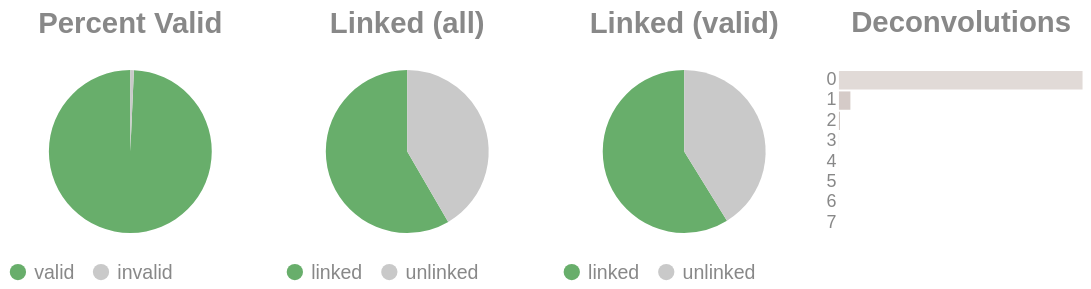

Here is the notebook cell this chart was saved with:
### Code cell
if SKIPLR:
    pass
else:
    clash = Counter()
    for i in valids['molecule'].to_list():
        _mol = i.split("-")
        if len(_mol) == 1:
            clash.update('0')
        else:
            clash.update(_mol[-1])

    _d = {"deconvolutions": [], 'count': []}
    for k,v in clash.items():
        _d['deconvolutions'].append(k)
        _d['count'].append(v)

    tot_valid = valids['reads'].sum()
    mask = valids['reads'] >= 2
    n_linked_reads = valids.filter(mask)['reads'].sum()
    if n_linked_reads == 0:
        print_html("No linked molecules (>=2 reads) were detected; skipping linked-only distributions.")
        SKIPLR = True
    else:
        perc_valid = round(tot_valid / n_reads, 4)
        linked_perc_abs = round(n_linked_reads / n_reads, 4)
        linked_perc = round(n_linked_reads / tot_valid, 4)

    _valid = pl.DataFrame({"valids": ['valid', 'invalid'], "count": [tot_valid, n_reads - tot_valid]})
    _linked_abs = pl.DataFrame({"linked (absolute)": ['linked', 'unlinked'], "count": [n_linked_reads, n_reads - n_linked_reads]})
    _linked_rel = pl.DataFrame({"linked (valids)": ['linked', 'unlinked'], "count": [n_linked_reads, tot_valid - n_linked_reads]})

    (
        alt.hconcat(
            piechart(_valid, goodval = 'valid', title = "Percent Valid"),
            piechart(_linked_abs, goodval = "linked", title =  "Linked (all)"),
            piechart(_linked_rel, goodval = "linked", title =  "Linked (valid)"),
            convolutionbar(pl.DataFrame(_d), title = "Deconvolutions"),
            center = True,
            bounds = 'flush'
        )
        .resolve_scale(color='independent')
        .resolve_legend('independent')
        .properties(usermeta={'embedOptions': {"actions": False}})
    ).display()

### Figure 1 — Vega-Lite specification as saved in the notebook (floating-point values rounded to 4 significant figures)
{"width": "container", "height": 400, "config": {"title": {"anchor": "start", "dy": -15, "fontSize": 18, "color": "#888888", "subtitleColor": "#888888", "subtitleFontSize": 14}, "arc": {"fill": "#0072B2"}, "axis": {"domainColor": "#888888", "domainWidth": 0.5, "gridWidth": 0.2, "grid": false, "titleFontWeight": 400, "titleFontSize": 15, "labelFontSize": 11, "labelColor": "#888888", "tickColor": "#888888", "tickWidth": 0.2, "titleColor": "#888888"}, "axisBand": {"grid": false}, "axisX": {"grid": true, "tickSize": 10, "domainCap": "round"}, "axisY": {"domain": false, "grid": true, "tickSize": 0, "domainCap": "round"}, "background": "transparent", "header": {"labelFontSize": 15, "labelColor": "#888888", "titleFontSize": 15, "titleFontWeight": 600, "titleColor": "#888888"}, "legend": {"labelFont": "sans-serif", "labelFontSize": 12, "labelColor": "#888888", "symbolSize": 100, "symbolType": "circle", "titleFontSize": 12, "titlePadding": 10, "titleColor": "#888888", "title": null}, "range": {"category": ["#E69F00", "#56B4E9", "#009E73", "#F0E442", "#0072B2", "#D55E00", "#CC79A7", "#000000"], "diverging": ["#cfe8f3", "#a2d4ec", "#73bfe2", "#46abdb", "#1696d2", "#12719e"]}, "area": {"fill": "#0072B2", "fillOpacity": 0.7, "line": true, "strokeOpacity": 0.7}, "line": {"color": "#0072B2", "stroke": "#0072B2", "strokeWidth": 2}, "trail": {"color": "#0072B2", "stroke": "#0072B2", "strokeWidth": 0, "size": 1}, "point": {"filled": true, "fillOpacity": 1.0, "size": 95}, "text": {"color": "#888888", "fontSize": 11, "align": "right", "fontWeight": 400, "size": 11}, "bar": {"fill": "#0072B2", "stroke": null}, "view": {"stroke": null, "continuousWidth": 660, "continuousHeight": 400}}, "hconcat": [{"data": {"name": "data-406c64584158fcc87930f2c8fa99fb79"}, "mark": {"type": "arc"}, "encoding": {"color": {"field": "valids", "legend": {"orient": "bottom", "title": null}, "scale": {"domain": ["valid", "invalid"], "range": ["#68ae6b", "#C9C9C9"]}, "title": "Valids", "type": "nominal"}, "theta": {"field": "count", "type": "quantitative"}, "tooltip": [{"field": "valids", "title": "Valids", "type": "ordinal"}, {"field": "percent", "format": ".2%", "title": "Percent", "type": "quantitative"}, {"field": "count", "title": "Count", "type": "quantitative"}]}, "height": 100, "title": {"text": "Percent Valid", "align": "center", "anchor": "middle"}, "transform": [{"calculate": "datum.count / 14247915", "as": "percent"}], "width": 150}, {"data": {"name": "data-a855a863972c84ece3c0a07b0b58ff59"}, "mark": {"type": "arc"}, "encoding": {"color": {"field": "linked (absolute)", "legend": {"orient": "bottom", "title": null}, "scale": {"domain": ["linked", "unlinked"], "range": ["#68ae6b", "#C9C9C9"]}, "title": "Linked (Absolute)", "type": "nominal"}, "theta": {"field": "count", "type": "quantitative"}, "tooltip": [{"field": "linked (absolute)", "title": "Linked (Absolute)", "type": "ordinal"}, {"field": "percent", "format": ".2%", "title": "Percent", "type": "quantitative"}, {"field": "count", "title": "Count", "type": "quantitative"}]}, "height": 100, "title": {"text": "Linked (all)", "align": "center", "anchor": "middle"}, "transform": [{"calculate": "datum.count / 14247915", "as": "percent"}], "width": 150}, {"data": {"name": "data-8658d48beb7104fc1218b876dc9c7da0"}, "mark": {"type": "arc"}, "encoding": {"color": {"field": "linked (valids)", "legend": {"orient": "bottom", "title": null}, "scale": {"domain": ["linked", "unlinked"], "range": ["#68ae6b", "#C9C9C9"]}, "title": "Linked (Valids)", "type": "nominal"}, "theta": {"field": "count", "type": "quantitative"}, "tooltip": [{"field": "linked (valids)", "title": "Linked (Valids)", "type": "ordinal"}, {"field": "percent", "format": ".2%", "title": "Percent", "type": "quantitative"}, {"field": "count", "title": "Count", "type": "quantitative"}]}, "height": 100, "title": {"text": "Linked (valid)", "align": "center", "anchor": "middle"}, "transform": [{"calculate": "datum.count / 14147678", "as": "percent"}], "width": 150}, {"data": {"name": "data-5728d9f117c31eb51a2732c86682a4c0"}, "mark": {"type": "bar"}, "encoding": {"color": {"field": "deconvolutions", "legend": null, "scale": {"scheme": "lightgreyred"}, "type": "nominal"}, "tooltip": [{"field": "deconvolutions", "title": "Deconvolutions", "type": "ordinal"}, {"field": "percent", "format": ".2%", "title": "Percent", "type": "quantitative"}, {"field": "count", "title": "Count", "type": "quantitative"}], "x": {"axis": null, "field": "count", "type": "quantitative"}, "y": {"field": "deconvolutions", "sort": "ascending", "title": null, "type": "nominal"}}, "height": 100, "title": {"text": "Deconvolutions", "align": "center", "anchor": "middle"}, "transform": [{"calculate": "datum.count / 8384571", "as": "percent"}], "width": 150}], "bounds": "flush", "center": true, "resolve": {"legend": {"angle": "independent"}, "scale": {"color": "independent"}}, "usermeta": {"embedOptions": {"actions": false}}, "$schema": "https://vega.github.io/schema/vega-lite/v6.1.0.json", "datasets": {"data-406c64584158fcc87930f2c8fa99fb79": [{"valids": "valid", "count": 14147678}, {"valids": "invalid", "count": 100237}], "data-a855a863972c84ece3c0a07b0b58ff59": [{"linked (absolute)": "linked", "count": 8319530}, {"linked (absolute)": "unlinked", "count": 5928385}], "data-8658d48beb7104fc1218b876dc9c7da0": [{"linked (valids)": "linked", "count": 8319530}, {"linked (valids)": "unlinked", "count": 5828148}], "data-5728d9f117c31eb51a2732c86682a4c0": [{"deconvolutions": "0", "count": 7975823}, {"deconvolutions": "1", "count": 375154}, {"deconvolutions": "2", "count": 29915}, {"deconvolutions": "3", "count": 3142}, {"deconvolutions": "4", "count": 433}, {"deconvolutions": "5", "count": 84}, {"deconvolutions": "6", "count": 16}, {"deconvolutions": "7", "count": 4}]}}
